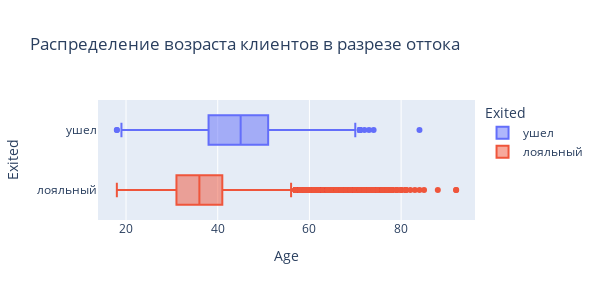

This figure's notebook cell:
### Markdown cell above
__9.4.__ Посмотрите на распределение возраста в разрезе признака оттока. В какой группе больше потенциальных выбросов? На какую возрастную категорию клиентов стоит обратить внимание банку?

### Code cell
# вариант из Plotly
fig = px.box(
    data_frame=churn_data, #датафрейм
    y="Exited", #ось x
    x="Age", #ось y
    color='Exited', #расцветка в зависимости от страны
    orientation='h', #ориентация графика
    height=300, #высота
    width=600, #ширина
    title='Распределение возраста клиентов в разрезе оттока' #заголовок
)
fig.show()
# сохраняем 
fig.write_html("plotly/9.4.html")

### Figure 1 — Plotly figure (JSON) as saved in the notebook; plotly's stock layout.template omitted (floating-point values rounded to 4 significant figures; data arrays with more than 128 entries replaced by an {"elided": "..."} marker saying what was removed)
{"data": [{"alignmentgroup": "True", "hovertemplate": "Exited=%{y}<br>Age=%{x}<extra></extra>", "legendgroup": "ушел", "marker": {"color": "#636efa"}, "name": "ушел", "notched": false, "offsetgroup": "ушел", "orientation": "h", "showlegend": true, "type": "box", "x": {"elided": "2037 int values"}, "x0": " ", "xaxis": "x", "y": {"elided": "2037 str values"}, "y0": " ", "yaxis": "y"}, {"alignmentgroup": "True", "hovertemplate": "Exited=%{y}<br>Age=%{x}<extra></extra>", "legendgroup": "лояльный", "marker": {"color": "#EF553B"}, "name": "лояльный", "notched": false, "offsetgroup": "лояльный", "orientation": "h", "showlegend": true, "type": "box", "x": {"elided": "7963 int values"}, "x0": " ", "xaxis": "x", "y": {"elided": "7963 str values"}, "y0": " ", "yaxis": "y"}], "layout": {"boxmode": "overlay", "height": 300, "legend": {"title": {"text": "Exited"}, "tracegroupgap": 0}, "title": {"text": "Распределение возраста клиентов в разрезе оттока"}, "width": 600, "xaxis": {"anchor": "y", "domain": [0, 1], "title": {"text": "Age"}}, "yaxis": {"anchor": "x", "categoryarray": ["лояльный", "ушел"], "categoryorder": "array", "domain": [0, 1], "title": {"text": "Exited"}}}}
